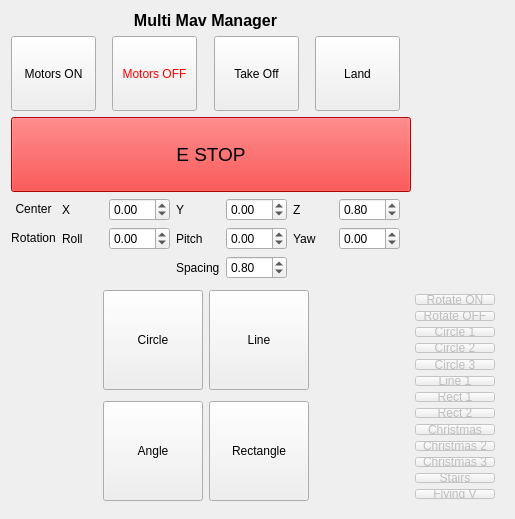
<?xml version="1.0" encoding="UTF-8"?>
<ui version="4.0">
 <class>MultiMavGUIWidget</class>
 <widget class="QWidget" name="MultiMavGUIWidget">
  <property name="geometry">
   <rect>
    <x>0</x>
    <y>0</y>
    <width>515</width>
    <height>519</height>
   </rect>
  </property>
  <property name="sizePolicy">
   <sizepolicy hsizetype="Fixed" vsizetype="Fixed">
    <horstretch>0</horstretch>
    <verstretch>0</verstretch>
   </sizepolicy>
  </property>
  <property name="minimumSize">
   <size>
    <width>420</width>
    <height>500</height>
   </size>
  </property>
  <property name="baseSize">
   <size>
    <width>100</width>
    <height>100</height>
   </size>
  </property>
  <property name="windowTitle">
   <string>Multi Mav GUI</string>
  </property>
  <layout class="QGridLayout" name="gridLayout">
   <item row="5" column="0">
    <layout class="QGridLayout" name="gridLayout_8">
     <item row="1" column="3">
      <widget class="QPushButton" name="rect_button">
       <property name="sizePolicy">
        <sizepolicy hsizetype="Fixed" vsizetype="Fixed">
         <horstretch>0</horstretch>
         <verstretch>0</verstretch>
        </sizepolicy>
       </property>
       <property name="minimumSize">
        <size>
         <width>100</width>
         <height>100</height>
        </size>
       </property>
       <property name="maximumSize">
        <size>
         <width>100</width>
         <height>100</height>
        </size>
       </property>
       <property name="text">
        <string>Rectangle</string>
       </property>
      </widget>
     </item>
     <item row="0" column="3">
      <widget class="QPushButton" name="line_button">
       <property name="sizePolicy">
        <sizepolicy hsizetype="Fixed" vsizetype="Fixed">
         <horstretch>0</horstretch>
         <verstretch>0</verstretch>
        </sizepolicy>
       </property>
       <property name="minimumSize">
        <size>
         <width>100</width>
         <height>100</height>
        </size>
       </property>
       <property name="maximumSize">
        <size>
         <width>100</width>
         <height>100</height>
        </size>
       </property>
       <property name="text">
        <string>Line</string>
       </property>
      </widget>
     </item>
     <item row="0" column="0">
      <spacer name="horizontalSpacer">
       <property name="orientation">
        <enum>Qt::Horizontal</enum>
       </property>
       <property name="sizeHint" stdset="0">
        <size>
         <width>40</width>
         <height>20</height>
        </size>
       </property>
      </spacer>
     </item>
     <item row="0" column="4">
      <spacer name="horizontalSpacer_2">
       <property name="orientation">
        <enum>Qt::Horizontal</enum>
       </property>
       <property name="sizeHint" stdset="0">
        <size>
         <width>40</width>
         <height>20</height>
        </size>
       </property>
      </spacer>
     </item>
     <item row="0" column="1">
      <widget class="QPushButton" name="circle_button">
       <property name="sizePolicy">
        <sizepolicy hsizetype="Fixed" vsizetype="Fixed">
         <horstretch>0</horstretch>
         <verstretch>0</verstretch>
        </sizepolicy>
       </property>
       <property name="minimumSize">
        <size>
         <width>100</width>
         <height>100</height>
        </size>
       </property>
       <property name="maximumSize">
        <size>
         <width>100</width>
         <height>100</height>
        </size>
       </property>
       <property name="text">
        <string>Circle</string>
       </property>
      </widget>
     </item>
     <item row="1" column="1">
      <widget class="QPushButton" name="angle_button">
       <property name="sizePolicy">
        <sizepolicy hsizetype="Fixed" vsizetype="Fixed">
         <horstretch>0</horstretch>
         <verstretch>0</verstretch>
        </sizepolicy>
       </property>
       <property name="minimumSize">
        <size>
         <width>100</width>
         <height>100</height>
        </size>
       </property>
       <property name="maximumSize">
        <size>
         <width>100</width>
         <height>100</height>
        </size>
       </property>
       <property name="text">
        <string>Angle</string>
       </property>
      </widget>
     </item>
     <item row="1" column="4">
      <spacer name="horizontalSpacer_9">
       <property name="orientation">
        <enum>Qt::Horizontal</enum>
       </property>
       <property name="sizeHint" stdset="0">
        <size>
         <width>40</width>
         <height>20</height>
        </size>
       </property>
      </spacer>
     </item>
     <item row="1" column="0">
      <spacer name="horizontalSpacer_10">
       <property name="orientation">
        <enum>Qt::Horizontal</enum>
       </property>
       <property name="sizeHint" stdset="0">
        <size>
         <width>40</width>
         <height>20</height>
        </size>
       </property>
      </spacer>
     </item>
    </layout>
   </item>
   <item row="2" column="0">
    <layout class="QGridLayout" name="gridLayout_2">
     <item row="0" column="6">
      <widget class="QPushButton" name="land_push_button">
       <property name="sizePolicy">
        <sizepolicy hsizetype="Fixed" vsizetype="Fixed">
         <horstretch>0</horstretch>
         <verstretch>0</verstretch>
        </sizepolicy>
       </property>
       <property name="minimumSize">
        <size>
         <width>85</width>
         <height>75</height>
        </size>
       </property>
       <property name="text">
        <string>Land</string>
       </property>
      </widget>
     </item>
     <item row="0" column="4">
      <widget class="QPushButton" name="takeoff_push_button">
       <property name="sizePolicy">
        <sizepolicy hsizetype="Fixed" vsizetype="Fixed">
         <horstretch>0</horstretch>
         <verstretch>0</verstretch>
        </sizepolicy>
       </property>
       <property name="minimumSize">
        <size>
         <width>85</width>
         <height>75</height>
        </size>
       </property>
       <property name="text">
        <string>Take Off</string>
       </property>
      </widget>
     </item>
     <item row="0" column="0">
      <widget class="QPushButton" name="motors_on_push_button">
       <property name="sizePolicy">
        <sizepolicy hsizetype="Fixed" vsizetype="Fixed">
         <horstretch>0</horstretch>
         <verstretch>0</verstretch>
        </sizepolicy>
       </property>
       <property name="minimumSize">
        <size>
         <width>85</width>
         <height>75</height>
        </size>
       </property>
       <property name="text">
        <string>Motors ON</string>
       </property>
      </widget>
     </item>
     <item row="0" column="2">
      <widget class="QPushButton" name="motors_off_push_button">
       <property name="sizePolicy">
        <sizepolicy hsizetype="Fixed" vsizetype="Fixed">
         <horstretch>0</horstretch>
         <verstretch>0</verstretch>
        </sizepolicy>
       </property>
       <property name="minimumSize">
        <size>
         <width>85</width>
         <height>75</height>
        </size>
       </property>
       <property name="styleSheet">
        <string notr="true">color: rgb(255, 0, 0);</string>
       </property>
       <property name="text">
        <string>Motors OFF</string>
       </property>
      </widget>
     </item>
     <item row="0" column="3">
      <spacer name="horizontalSpacer_4">
       <property name="orientation">
        <enum>Qt::Horizontal</enum>
       </property>
       <property name="sizeHint" stdset="0">
        <size>
         <width>40</width>
         <height>20</height>
        </size>
       </property>
      </spacer>
     </item>
     <item row="0" column="1">
      <spacer name="horizontalSpacer_3">
       <property name="orientation">
        <enum>Qt::Horizontal</enum>
       </property>
       <property name="sizeHint" stdset="0">
        <size>
         <width>40</width>
         <height>20</height>
        </size>
       </property>
      </spacer>
     </item>
     <item row="0" column="5">
      <spacer name="horizontalSpacer_5">
       <property name="orientation">
        <enum>Qt::Horizontal</enum>
       </property>
       <property name="sizeHint" stdset="0">
        <size>
         <width>40</width>
         <height>20</height>
        </size>
       </property>
      </spacer>
     </item>
    </layout>
   </item>
   <item row="0" column="0">
    <widget class="QLabel" name="label">
     <property name="text">
      <string>&lt;html&gt;&lt;head/&gt;&lt;body&gt;&lt;p align=&quot;center&quot;&gt;&lt;span style=&quot; font-size:12pt; font-weight:600;&quot;&gt;Multi Mav Manager&lt;/span&gt;&lt;/p&gt;&lt;/body&gt;&lt;/html&gt;</string>
     </property>
    </widget>
   </item>
   <item row="3" column="0">
    <widget class="QPushButton" name="estop_push_button">
     <property name="sizePolicy">
      <sizepolicy hsizetype="Preferred" vsizetype="Fixed">
       <horstretch>0</horstretch>
       <verstretch>0</verstretch>
      </sizepolicy>
     </property>
     <property name="minimumSize">
      <size>
       <width>400</width>
       <height>75</height>
      </size>
     </property>
     <property name="font">
      <font>
       <pointsize>14</pointsize>
      </font>
     </property>
     <property name="autoFillBackground">
      <bool>false</bool>
     </property>
     <property name="styleSheet">
      <string notr="true">background: rgb(255,0,0)</string>
     </property>
     <property name="text">
      <string>E STOP</string>
     </property>
    </widget>
   </item>
   <item row="5" column="1">
    <widget class="QWidget" name="demo_buttons" native="true">
     <property name="enabled">
      <bool>false</bool>
     </property>
     <property name="sizePolicy">
      <sizepolicy hsizetype="Preferred" vsizetype="Preferred">
       <horstretch>0</horstretch>
       <verstretch>0</verstretch>
      </sizepolicy>
     </property>
     <layout class="QVBoxLayout" name="verticalLayout_3">
      <property name="sizeConstraint">
       <enum>QLayout::SetDefaultConstraint</enum>
      </property>
      <item>
       <widget class="QPushButton" name="rotate_on_push_button">
        <property name="text">
         <string>Rotate ON</string>
        </property>
       </widget>
      </item>
      <item>
       <widget class="QPushButton" name="rotate_off_push_button">
        <property name="text">
         <string>Rotate OFF</string>
        </property>
       </widget>
      </item>
      <item>
       <widget class="QPushButton" name="circle1_butt">
        <property name="text">
         <string>Circle 1</string>
        </property>
       </widget>
      </item>
      <item>
       <widget class="QPushButton" name="circle2_butt">
        <property name="text">
         <string>Circle 2</string>
        </property>
       </widget>
      </item>
      <item>
       <widget class="QPushButton" name="circle3_butt">
        <property name="text">
         <string>Circle 3</string>
        </property>
       </widget>
      </item>
      <item>
       <widget class="QPushButton" name="line1_butt">
        <property name="text">
         <string>Line 1</string>
        </property>
       </widget>
      </item>
      <item>
       <widget class="QPushButton" name="rect1_butt">
        <property name="text">
         <string>Rect 1</string>
        </property>
       </widget>
      </item>
      <item>
       <widget class="QPushButton" name="rect2_butt">
        <property name="text">
         <string>Rect 2</string>
        </property>
       </widget>
      </item>
      <item>
       <widget class="QPushButton" name="christmas1_butt">
        <property name="text">
         <string>Christmas</string>
        </property>
       </widget>
      </item>
      <item>
       <widget class="QPushButton" name="christmas2_butt">
        <property name="text">
         <string>Christmas 2</string>
        </property>
       </widget>
      </item>
      <item>
       <widget class="QPushButton" name="christmas3_butt">
        <property name="text">
         <string>Christmas 3</string>
        </property>
       </widget>
      </item>
      <item>
       <widget class="QPushButton" name="stairs_butt">
        <property name="text">
         <string>Stairs</string>
        </property>
       </widget>
      </item>
      <item>
       <widget class="QPushButton" name="flyingv_butt">
        <property name="text">
         <string>Flying V</string>
        </property>
       </widget>
      </item>
     </layout>
    </widget>
   </item>
   <item row="4" column="0">
    <layout class="QGridLayout" name="gridLayout_3">
     <item row="0" column="5">
      <widget class="QLabel" name="label_z">
       <property name="text">
        <string>Z</string>
       </property>
      </widget>
     </item>
     <item row="0" column="3">
      <widget class="QLabel" name="label_y">
       <property name="text">
        <string>Y</string>
       </property>
      </widget>
     </item>
     <item row="0" column="1">
      <widget class="QLabel" name="label_x">
       <property name="text">
        <string>X</string>
       </property>
      </widget>
     </item>
     <item row="0" column="2">
      <widget class="QDoubleSpinBox" name="x_doubleSpinBox">
       <property name="minimum">
        <double>-50.000000000000000</double>
       </property>
       <property name="maximum">
        <double>50.000000000000000</double>
       </property>
       <property name="singleStep">
        <double>0.100000000000000</double>
       </property>
      </widget>
     </item>
     <item row="0" column="4">
      <widget class="QDoubleSpinBox" name="y_doubleSpinBox">
       <property name="minimum">
        <double>-50.000000000000000</double>
       </property>
       <property name="maximum">
        <double>50.000000000000000</double>
       </property>
       <property name="singleStep">
        <double>0.100000000000000</double>
       </property>
      </widget>
     </item>
     <item row="0" column="6">
      <widget class="QDoubleSpinBox" name="z_doubleSpinBox">
       <property name="sizePolicy">
        <sizepolicy hsizetype="Preferred" vsizetype="Fixed">
         <horstretch>0</horstretch>
         <verstretch>0</verstretch>
        </sizepolicy>
       </property>
       <property name="minimum">
        <double>0.100000000000000</double>
       </property>
       <property name="maximum">
        <double>2.500000000000000</double>
       </property>
       <property name="singleStep">
        <double>0.100000000000000</double>
       </property>
       <property name="value">
        <double>0.800000000000000</double>
       </property>
      </widget>
     </item>
     <item row="1" column="1">
      <widget class="QLabel" name="label_4">
       <property name="text">
        <string>Roll</string>
       </property>
      </widget>
     </item>
     <item row="1" column="5">
      <widget class="QLabel" name="label_6">
       <property name="text">
        <string>Yaw</string>
       </property>
      </widget>
     </item>
     <item row="0" column="0">
      <widget class="QLabel" name="label_2">
       <property name="text">
        <string>&lt;html&gt;&lt;head/&gt;&lt;body&gt;&lt;p align=&quot;center&quot;&gt;Center&lt;/p&gt;&lt;/body&gt;&lt;/html&gt;</string>
       </property>
      </widget>
     </item>
     <item row="1" column="3">
      <widget class="QLabel" name="label_5">
       <property name="text">
        <string>Pitch</string>
       </property>
      </widget>
     </item>
     <item row="1" column="0">
      <widget class="QLabel" name="label_3">
       <property name="text">
        <string>&lt;html&gt;&lt;head/&gt;&lt;body&gt;&lt;p align=&quot;center&quot;&gt;Rotation&lt;/p&gt;&lt;/body&gt;&lt;/html&gt;</string>
       </property>
      </widget>
     </item>
     <item row="1" column="2">
      <widget class="QDoubleSpinBox" name="roll_doubleSpinBox">
       <property name="toolTipDuration">
        <number>-2</number>
       </property>
       <property name="minimum">
        <double>-99.989999999999995</double>
       </property>
       <property name="singleStep">
        <double>0.100000000000000</double>
       </property>
      </widget>
     </item>
     <item row="1" column="4">
      <widget class="QDoubleSpinBox" name="pitch_doubleSpinBox">
       <property name="sizePolicy">
        <sizepolicy hsizetype="Preferred" vsizetype="Fixed">
         <horstretch>0</horstretch>
         <verstretch>0</verstretch>
        </sizepolicy>
       </property>
       <property name="minimum">
        <double>-99.989999999999995</double>
       </property>
       <property name="singleStep">
        <double>0.100000000000000</double>
       </property>
      </widget>
     </item>
     <item row="1" column="6">
      <widget class="QDoubleSpinBox" name="yaw_doubleSpinBox">
       <property name="sizePolicy">
        <sizepolicy hsizetype="Preferred" vsizetype="Fixed">
         <horstretch>0</horstretch>
         <verstretch>0</verstretch>
        </sizepolicy>
       </property>
       <property name="minimum">
        <double>-99.989999999999995</double>
       </property>
       <property name="singleStep">
        <double>0.100000000000000</double>
       </property>
      </widget>
     </item>
     <item row="2" column="4">
      <widget class="QDoubleSpinBox" name="spacing_doubleSpinBox">
       <property name="maximum">
        <double>3.000000000000000</double>
       </property>
       <property name="singleStep">
        <double>0.100000000000000</double>
       </property>
       <property name="value">
        <double>0.800000000000000</double>
       </property>
      </widget>
     </item>
     <item row="2" column="3">
      <widget class="QLabel" name="label_7">
       <property name="text">
        <string>Spacing</string>
       </property>
      </widget>
     </item>
    </layout>
   </item>
  </layout>
 </widget>
 <resources/>
 <connections/>
</ui>
